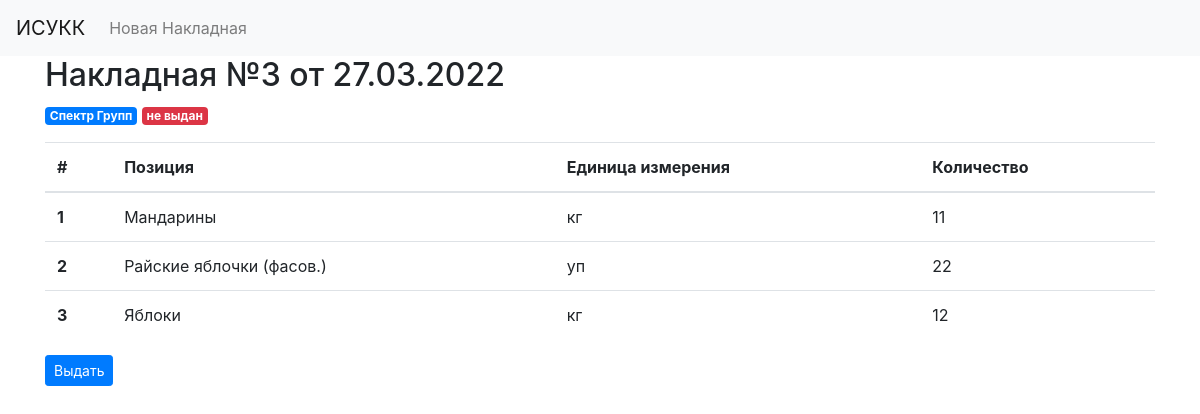
Page /3 on the committed database.
### tables this page shows
CREATE TABLE vidacha(id integer PRIMARY KEY, shtrih text, vidan blob, date text);

CREATE TABLE nakladnaya(id integer PRIMARY KEY, shepper text, consignee text, reason text, tovar text, ed text, price text, num text, summa text);

### app.py (the view)
@app.route('/<int:note_id>', methods=('GET', 'POST'))
def note(note_id):
    note = get_note(note_id)
    spisok = get_spisok(note['shtrih'])
    consignee = spisok[0][2]
    if request.method == 'POST':
        update(note['shtrih'])
        return redirect(url_for('index'))
    return render_template('note.html', note=note, spisok=spisok, consignee=consignee)

### app.py (called while the page is built)
def get_note(note_id):
    conn = get_db_connection()
    post = conn.execute('SELECT * FROM vidacha WHERE id = ?', (note_id,)).fetchone()
    conn.close()
    if post is None:
        abort(404)
    return post

def get_spisok(shtrih):
    conn = get_db_connection()
    spisok = conn.execute('SELECT * FROM nakladnaya WHERE reason = ?', (shtrih,)).fetchall()
    conn.close()
    return spisok

def get_db_connection():
    con = sqlite3.connect(os.path.join(PROJECT_ROOT, 'base.db'))
    con.row_factory = sqlite3.Row
    return con

### templates/note.html
{% extends 'base.html' %}
{% block content %}
    <h2>{% block title %} Накладная №{{ note['id']|string }} от {{ note['shtrih'][-10:]}} {% endblock %}</h2>
    <span class="badge badge-primary">{{ consignee }}</span>
    {% if note['vidan'] %}
        <span class="badge badge-success"> выдан </span>
    {% else %}
        <span class="badge badge-danger"> не выдан </span>
    {%- endif %}
    <p>
        <table class="table">
            <thead>
                <tr>
                    <th scope="col">#</th>
                    <th scope="col">Позиция</th>
                    <th scope="col">Единица измерения</th>
                    <th scope="col">Количество</th>
                </tr>
            </thead>
            <tbody>
                {% for element in spisok %}
                    <tr>
                        <th scope="row">{{ loop.index }}</th>
                        <td>{{ element['tovar'] }}</td>
                        <td>{{ element['ed']|string }}</td>
                        <td>{{ element['num']|string }}</td>
                    </tr>
                {% endfor %}
            </tbody>
        </table>
        {% if note['vidan'] %}
            <p><h5>Товары были выданы {{ note['date'] }}</h5></p>
        {% else %}
            <p>
                <form method="POST">
                    <button type="submit" class="btn btn-primary btn-sm">Выдать</button>
                </form>
            </p>
        {%- endif %}
    </p>
{% endblock %}

### rows in the picture
vidacha: id "3", shtrih "27.03.2022"
nakladnaya: consignee "Спектр Групп", tovar "Мандарины", ed "кг", num "11"
nakladnaya: tovar "Райские яблочки (фасов.)", ed "уп", num "22"
nakladnaya: tovar "Яблоки", ed "кг", num "12"
